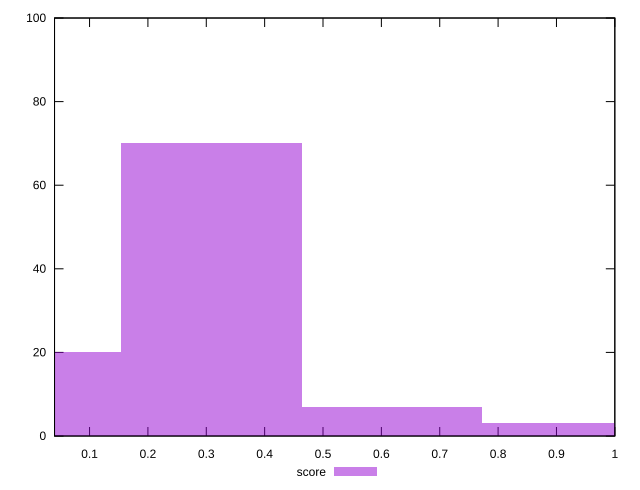

Write the gnuplot code that produced this figure.
reset

$score <<EOF
0.3088939512690321 70
0 20
0.6177879025380641 7
0.9266818538070962 3
EOF

set key outside below
set boxwidth 0.3088939512690321
set xrange [0.04:1]
set yrange [0:100]
set trange [0:100]
set style fill transparent solid 0.5 noborder
set terminal svg size 640, 490 enhanced background rgb 'white'
set output "reports/report_00028_2021-02-24T12-49-42.674Z/total-blocking-time/samples/music/score/histogram.svg"

plot $score title "score" with boxes

reset
